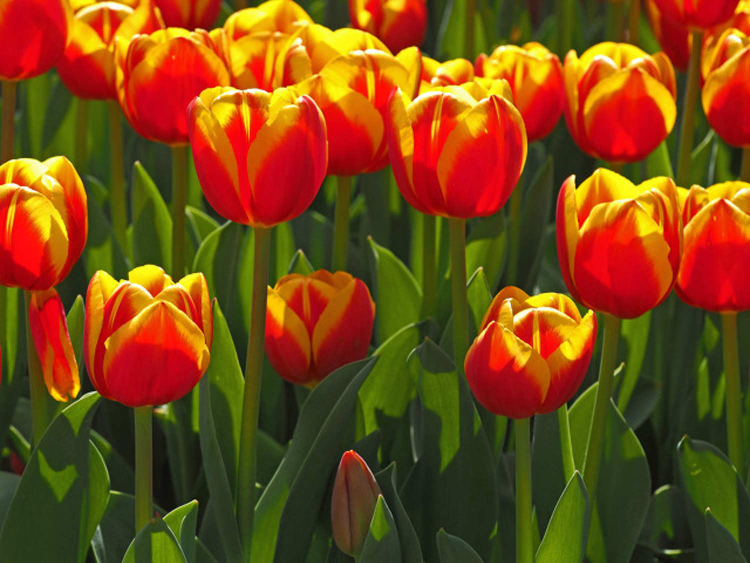
#> input picture Alexnet/test.jpg, 1500 x 1125 px, given in place of slow_traffic_small.mp4, which was not available (shown at 1/2 size)
$ jupyter execute --allow-errors 17-optical-flow.ipynb   (text cells are left out)
#> lines starting #> are read from the running program, lines starting #| are printed output that depends on the picture; pictures that were not available may be replaced by others from this repository, and a replacement may not be noted
[cell 1]
import cv2
import numpy as np
import matplotlib.pyplot as plt
import random
import math

# 根据角度旋转图像
def rotate_image(img, angle):
    # 计算旋转中心
    center = tuple(np.array(img.shape[1::-1]) / 2)
    # 计算旋转矩阵
    rot_mat = cv2.getRotationMatrix2D(center, angle, 1.0)
    # 旋转图像
    rotated = cv2.warpAffine(img, rot_mat,
                    img.shape[1::-1], flags=cv2.INTER_LINEAR)
    return rotated

# 创建一个200*200的随机数组，并将其转换为float32类型
img_t0 = np.random.rand(200, 200).astype(np.float32)

# 复制img_t0的内容到img_t1
img_t1 = img_t0.copy()

# 将img_t1旋转-1度
img_t1 = rotate_image(img_t1, -1)

# 可视化
fig1, (ax_1, ax_2) = plt.subplots(1, 2)
# 在ax_1中显示img_t0
ax_1.imshow(img_t0)
ax_1.set_title("Frame t0")
# 在ax_2中显示img_t1
ax_2.imshow(img_t1)
ax_2.set_title("Frame t1")
# 显示图像
plt.show()
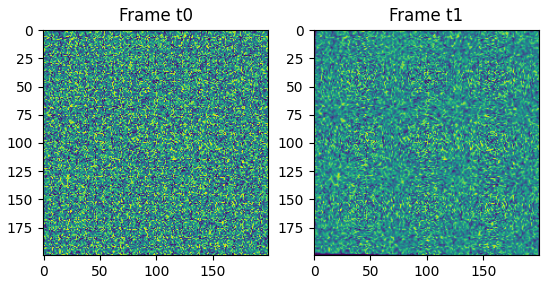
#> figure drawn by matplotlib, 2 panels

[cell 2]
def smooth(img, sigma):
    """
    高斯平滑函数，返回平滑后的图像。

    参数:
    - img: 输入图像。
    - sigma: 高斯核的标准差。
    """
    # 创建x数组，范围为[-3sigma,3sigma]
    x = np.array(list(range(math.floor(-3.0 * sigma + 0.5),
                            math.floor(3.0 * sigma + 0.5) + 1)))

    # 计算高斯核G
    G = np.exp(-x ** 2 / (2 * sigma ** 2))
    G = G / np.sum(G)

    # 对图像进行二维卷积
    return cv2.sepFilter2D(img, -1, G, G)


def gaussderiv(img, sigma):
    """
    高斯求导函数。

    参数:
    - param img: 输入图像。
    - param sigma: 高斯核的标准差。

    返回:
    - Dx: x轴方向的导数图像。
    - Dy: y轴方向的导数图像。
    """
    # 创建x数组，范围为[-3sigma,3sigma]
    x = np.array(list(range(math.floor(-3.0 * sigma + 0.5),
                            math.floor(3.0 * sigma + 0.5) + 1)))

    # 计算高斯核G
    G = np.exp(-x ** 2 / (2 * sigma ** 2))
    G = G / np.sum(G)

    # 计算高斯求导核D
    D = -2 * (x * np.exp(-x ** 2 / (2 * sigma ** 2))) / ( \
                            np.sqrt(2 * math.pi) * sigma ** 3)
    D = D / (np.sum(np.abs(D)) / 2)

    # 分别对图像进行x方向和y方向二维卷积
    Dx = cv2.sepFilter2D(img, -1, D, G)
    Dy = cv2.sepFilter2D(img, -1, G, D)

    return Dx, Dy

def calculate_derivatives(img1, img2, smoothing, derivation):
    """
    计算图像的导数。

    参数:
    - img1: 前一帧图像。
    - img2: 后一帧图像。
    - smoothing: 高斯平滑的标准差。
    - derivation: 高斯求导的标准差。

    返回:
    - i_x: x轴方向的导数图像。
    - i_y: y轴方向的导数图像。
    - i_t: 时间方向的导数图像。
    """
    # 计算t方向导数
    i_t = smooth(img2 - img1, smoothing)
    # 计算x、y方向导数
    i_x, i_y = gaussderiv(smooth(np.divide(img1 + \
                                img2, 2), smoothing), derivation)
    return i_x, i_y, i_t

[cell 3]
def sum_kernel(x, N):
    '''
    计算块内和。
    '''
    return cv2.filter2D(x, -1, np.ones((N, N)))

def lucas_kanade(img1, img2, N, smoothing=1, derivation=0.4):
    """
    Lucas-Kanade算法。

    参数:
    - img1: 前一帧图像。
    - img2: 后一帧图像。
    - N: 块大小。
    - smoothing: 高斯平滑的标准差。
    - derivation: 高斯求导的标准差。

    返回:
    - u: x轴方向的速度图像。
    - v: y轴方向的速度图像。
    """
    # 计算图像导数
    i_x, i_y, i_t = calculate_derivatives(img1, img2,
                              smoothing, derivation)

    # 计算i_x_t和i_y_t
    i_x_t = sum_kernel(np.multiply(i_x, i_t), N)
    i_y_t = sum_kernel(np.multiply(i_y, i_t), N)

    # 计算梯度的平方
    i_x_2 = sum_kernel(np.square(i_x), N)
    i_y_2 = sum_kernel(np.square(i_y), N)

    i_x_y = sum_kernel(np.multiply(i_x, i_y), N)

    # 计算平方和
    D = np.subtract(
        np.multiply(i_x_2, i_y_2),
        np.square(i_x_y)
    )

    D += 1e-5

    # 计算各块内的u, v
    u = np.divide(
        np.add(
            np.multiply(-i_y_2, i_x_t),
            np.multiply(i_x_y, i_y_t)
        ),
        D
    )

    v = np.divide(
        np.subtract(
            np.multiply(i_x_y, i_x_t),
            np.multiply(i_x_2, i_y_t)
        ),
        D
    )

    return u, v

[cell 4]
def show_flow(U, V, ax):
    """
    根据提供的U,V绘制光流。
    """
    # 控制分块的大小
    scaling = 0.1
    # 使用高斯平滑处理光流
    u = cv2.resize(smooth(U, 1.5), (0, 0),
                           fx=scaling, fy=scaling)
    v = cv2.resize(smooth(V, 1.5), (0, 0),
                           fx=scaling, fy=scaling)

    # 生成x,y的坐标矩阵
    x_ = (np.array(list(range(1, u.shape[1] + 1))) - 0.5) / scaling
    y_ = -(np.array(list(range(1, u.shape[0] + 1))) - 0.5) / scaling
    x, y = np.meshgrid(x_, y_)

    # 画箭头
    ax.quiver(x, y, -u * 5, v * 5)
    ax.set_aspect(1.)


def draw_optical_flow(image_1, image_2,
                      normalizeImages=True, win_size=10):
    """
    计算图像之间的光流并将其显示出来。
    """
    # 归一化图像
    if normalizeImages:
        image_1 = image_1 / 255.0
        image_2 = image_2 / 255.0
    # 计算光流
    U_lk, V_lk = lucas_kanade(image_1, image_2, win_size)

    # 预先定义画布用于可视化
    fig2, (ax_11, ax_12, ax_13) = plt.subplots(1, 3, dpi=200)
    # 第一帧
    ax_11.imshow(image_1)
    ax_11.set_title("Frame t0")
    ax_11.axis('off')
    # 第二帧
    ax_12.imshow(image_2)
    ax_12.set_title("Frame t1")
    ax_12.axis('off')
    # 光流
    show_flow(U_lk, V_lk, ax_13)
    ax_13.set_title("Lucas-Kanade")
    ax_13.axis('off')
    # 画布布局
    fig2.tight_layout()
    plt.show()
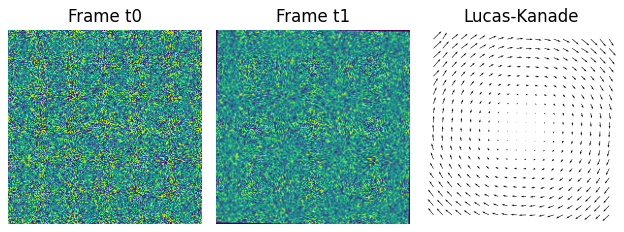
#> figure drawn by matplotlib, 3 panels

[cell 5]
draw_optical_flow(img_t0, img_t1, normalizeImages=False)

[cell 6]
img_t0 = np.random.rand(200, 200).astype(np.float32)
img_t1 = img_t0.copy()

# 测试运动较大的情况（旋转8度）
img_t1 = rotate_image(img_t1, -8)
draw_optical_flow(img_t0, img_t1, normalizeImages=False)
#> call 2 of draw_optical_flow, with normalizeImages = False, win_size = 10
#> in draw_optical_flow (call 2), `plt.show()`:
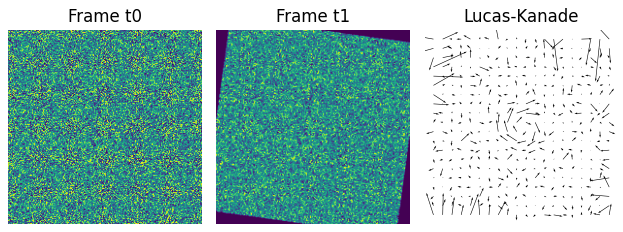
#> figure drawn by matplotlib, 3 panels

[cell 7]
# !git clone https://github.com/boyu-ai/Hands-on-CV.git

#> (a cell that did not finish here is left out)

[cell 9]
import cv2 as cv
import numpy as np
import matplotlib.pyplot as plt

# 读取一段视频用于计算光流
cap = cv.VideoCapture(
    "./learncv_img/optical_flow/slow_traffic_small.mp4")
# ShiTomasi 角点检测参数
feature_params = dict(maxCorners = 100,
                       qualityLevel = 0.3,
                       minDistance = 7,
                       blockSize = 7 )
# Lucas-Kanade 光流法参数
lk_params = dict( winSize  = (15, 15),
    maxLevel = 2,
    criteria = (cv.TERM_CRITERIA_EPS | cv.TERM_CRITERIA_COUNT,
                10, 0.03))
# 生成随机颜色用于描述光流
color = np.random.randint(0, 255, (100, 3))
# 读取第一帧并找到角点
ret, old_frame = cap.read()
#> old_frame is the input picture: shape (1125, 1500, 3); mean B, G, R 19.5, 71.7, 120.4
old_gray = cv.cvtColor(old_frame, cv.COLOR_BGR2GRAY)
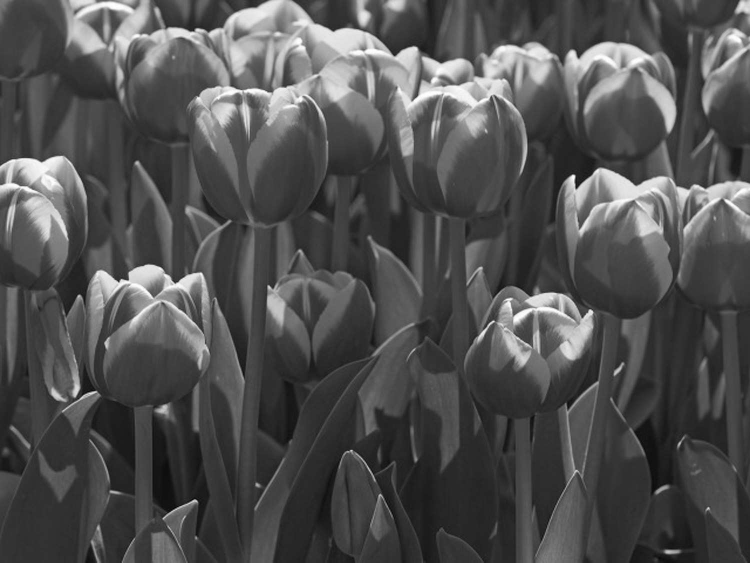
#> old_gray: shape (1125, 1500) (shown at 1/2 size); min 1, max 255, mean 80.3
p0 = cv.goodFeaturesToTrack(old_gray,
                    mask = None, **feature_params)
#> p0 = 34 rows, first 8: [237, 562], [1147, 352], [255, 558], [760, 990], [1417, 1016], [1179, 621], [703, 902], [350, 566]
# 创建一个mask用于绘制轨迹
mask = np.zeros_like(old_frame)
while(1):
    ret, frame = cap.read()
    if not ret:
        print('No frames grabbed!')
        break
    frame_gray = cv.cvtColor(frame, cv.COLOR_BGR2GRAY)
    # 计算光流，并返回光流成功跟踪到的点p1，跟踪状态st以及跟踪差异err
    p1, st, err = cv.calcOpticalFlowPyrLK(old_gray, frame_gray,
                                          p0, None, **lk_params)
#> p1 has the same summary as p0; st = 34 values from 1 to 1; err = 34 values from 0 to 0
    # 选择好的跟踪点
    if p1 is not None:
        # 筛选出跟踪成功的点
        good_new = p1[st==1]
#> good_new = 34 pairs, first value 24 to 1417, second value 61 to 1038
        good_old = p0[st==1]
#> good_old has the same summary as good_new

    # 绘制轨迹
    for i, (new, old) in enumerate(zip(good_new, good_old)):
        a, b = new.ravel()
        c, d = old.ravel()
        mask = cv.line(mask, (int(a), int(b)), (int(c), int(d)), \
                       color[i].tolist(), 2)
        frame = cv.circle(frame, (int(a), int(b)), 5, \
                          color[i].tolist(), -1)
#> this loop made 34 passes
#> (a, b, c, d) on passes 1 to 12: (237, 562, 237, 562), (1147, 352, 1147, 352), (255, 558, 255, 558), (760, 990, 760, 990), (1417, 1016, 1417, 1016), (1179, 621, 1179, 621), (703, 902, 703, 902), (350, 566, 350, 566), (1153, 376, 1153, 376), (985, 192, 985, 192), (388, 61, 388, 61), (987, 643, 987, 643)
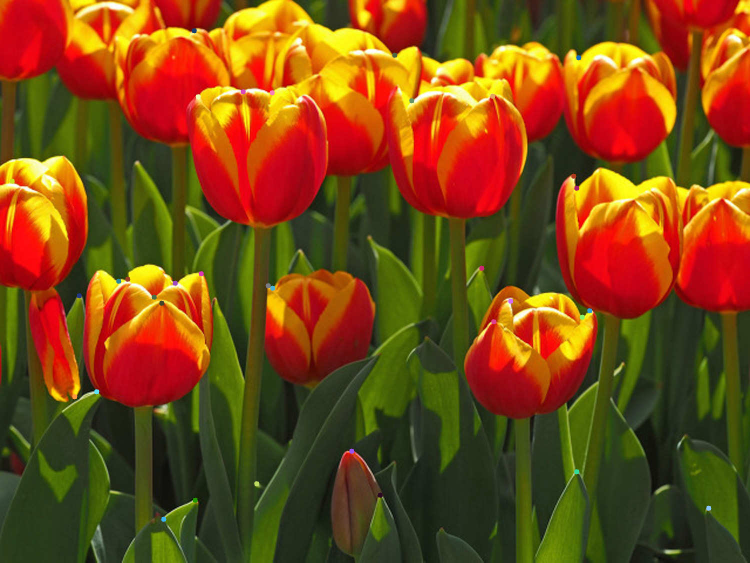
#> frame: shape (1125, 1500, 3) (shown at 1/2 size); mean B, G, R 19.7, 71.7, 120.4
#> mask: shape (1125, 1500, 3); mean of channels 0, 1, 2 0, 0, 0

    img = cv.add(frame, mask)
    # 更新上一帧的图像和跟踪点
    old_gray = frame_gray.copy()
    p0 = good_new.reshape(-1, 1, 2)

# 显示结果
plt.imshow(cv.cvtColor(img, cv.COLOR_BGR2RGB))
plt.axis('off')
plt.show()
